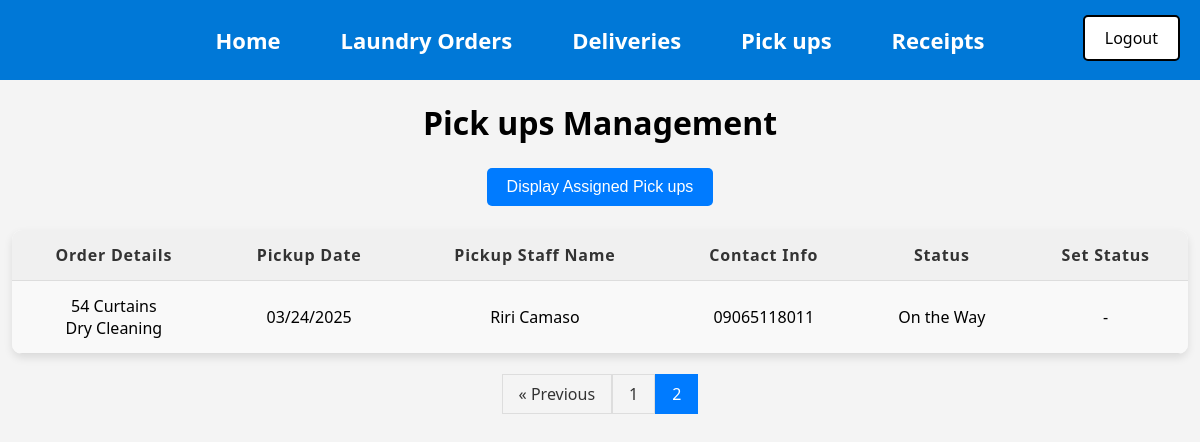
Screenshot of /User_Pick_ups.php?page=2&show_unassigned=false (signed in) with the database file from the repository.
### tables this page shows
CREATE TABLE `Pick_ups` (
  `Pick_up_ID` int(11) NOT NULL AUTO_INCREMENT,
  `Date` date DEFAULT NULL,
  `Status` varchar(250) DEFAULT NULL,
  `Pick_up_staff_name` varchar(40) DEFAULT NULL,
  `Contact_info` varchar(11) DEFAULT NULL,
  `Order_ID` int(11) NOT NULL,
  `User_ID` int(11) NOT NULL,
  PRIMARY KEY (`Pick_up_ID`),
  KEY `Laundry_Orders_Pick_ups` (`Order_ID`),
  KEY `Users_Pick_ups` (`User_ID`),
  CONSTRAINT `Laundry_Orders_Pick_ups` FOREIGN KEY (`Order_ID`) REFERENCES `Laundry_Orders` (`Order_ID`),
  CONSTRAINT `Users_Pick_ups` FOREIGN KEY (`User_ID`) REFERENCES `Users` (`User_ID`)
);

CREATE TABLE `Laundry_Orders` (
  `Order_ID` int(11) NOT NULL AUTO_INCREMENT,
  `Order_date` date NOT NULL,
  `Laundry_type` varchar(40) NOT NULL,
  `Laundry_quantity` varchar(40) NOT NULL,
  `Cleaning_type` varchar(40) NOT NULL,
  `Place` varchar(40) NOT NULL,
  `Priority_number` varchar(40) NOT NULL,
  `Status` varchar(250) DEFAULT NULL,
  `User_ID` int(11) NOT NULL,
  PRIMARY KEY (`Order_ID`),
  KEY `Users_Laundry_Orders` (`User_ID`),
  CONSTRAINT `Users_Laundry_Orders` FOREIGN KEY (`User_ID`) REFERENCES `Users` (`User_ID`)
);

### htdocs/User_Pick_ups.php (the view, shortened to what this page needs)
<?php
include("db_connect.php");
include("Menu2.php");
include("Logout.php");
$show_unassigned = isset($_GET['show_unassigned']) && $_GET['show_unassigned'] === 'true';
$results_per_page = 6;
$current_page = isset($_GET['page']) && is_numeric($_GET['page']) ? intval($_GET['page']) : 1;
$start_from = ($current_page - 1) * $results_per_page;
?>
<!DOCTYPE html>
<html lang="en">
<head>
</head>
<body>
    <h1>Pick ups Management</h1>
    <form method="GET" style="margin-bottom: 10px; text-align: center;">
        <button type="submit" class="styled-button">
            <?php echo $show_unassigned ? 'Display Active Pick ups' : 'Display Assigned Pick ups '; ?>
        </button>
    </form>
    <?php
    $sql = "SELECT Pick_ups.*, Laundry_Orders.Laundry_type, Laundry_Orders.Laundry_quantity, Laundry_Orders.Cleaning_type, Laundry_Orders.Place, Pick_ups.Pick_up_staff_name
                FROM Pick_ups
                INNER JOIN Laundry_Orders ON Pick_ups.Order_ID = Laundry_Orders.Order_ID";
    if ($show_unassigned) {
        $sql .= " WHERE Pick_ups.Status = 'Assigned'";
    } else {
        $sql .= " WHERE Pick_ups.Status IN ('Picked up', 'On the way')";
    }
    $sql .= " ORDER BY Pick_ups.Date ASC LIMIT $start_from, $results_per_page";
    $result = mysqli_query($conn, $sql);
    $total_query = "SELECT COUNT(*) AS total FROM Pick_ups INNER JOIN Laundry_Orders ON Pick_ups.Order_ID = Laundry_Orders.Order_ID";
    if ($show_unassigned) {
        $total_query .= " WHERE Pick_ups.Status IN ('Ready for Pick up', 'Assigned')";
    } else {
        $total_query .= " WHERE Pick_ups.Status IN ('Picked up', 'On the way')";
    }
    $total_result = mysqli_query($conn, $total_query);
    $total_row = mysqli_fetch_assoc($total_result);
    $total_records = $total_row['total'];
    $total_pages = ceil($total_records / $results_per_page);
    echo "<table>";
    echo "<tr>";
    echo "<th>Order Details</th>";
    echo "<th>Pickup Date</th>";
    echo "<th>Pickup Staff Name</th>";
    echo "<th>Contact Info</th>";
    echo "<th>Status</th>";
    if (!$show_unassigned) {
        echo "<th>Set Status</th>";
    }
    echo "</tr>";
    if ($result && mysqli_num_rows($result) > 0) {
        while ($row = mysqli_fetch_assoc($result)) {
            echo "<tr>";
            echo "<td>" . htmlspecialchars($row['Laundry_quantity']) . " " . htmlspecialchars($row['Laundry_type']) . " <br>" . htmlspecialchars($row['Cleaning_type']) .  "</td>";
            echo "<td>" . date('m/d/Y', strtotime($row['Date'])) . "</td>";
            echo "<td>" . htmlspecialchars($row['Pick_up_staff_name']) . "</td>";
            echo "<td>" . htmlspecialchars($row['Contact_info']) . "</td>";
            echo "<td>" . htmlspecialchars($row['Status']) . "</td>";
            if (!$show_unassigned) {
                if ($row['Status'] == 'Picked up') {
                    echo "<td>
                            <form method='POST'>
                                <input type='hidden' name='Pick_up_ID' value='" . htmlspecialchars($row['Pick_up_ID']) . "'>
                                <button type='submit' class='complete-btn'>Completed</button>
                            </form>
                          </td>";
                } else {
                    echo "<td>-</td>";
                }
            }
            echo "</tr>";
        }
    } else {
        echo "<tr><td colspan='6'>No records found.</td></tr>";
    }
    echo "</table>";
    ?>
    <div class="pagination">
        <?php
        $page_url = "User_Pick_ups.php";
        if ($current_page > 1) {
            echo "<a href='" . $page_url . "?page=" . ($current_page - 1) . "&show_unassigned=" . ($show_unassigned ? 'true' : 'false') . "'>&laquo; Previous</a>";
        }
        for ($i = 1; $i <= $total_pages; $i++) {
            if ($i == $current_page) {
                echo "<a class='active'>" . $i . "</a>";
            } else {
                echo "<a href='" . $page_url . "?page=" . $i . "&show_unassigned=" . ($show_unassigned ? 'true' : 'false') . "'>" . $i . "</a>";
            }
        }
        ?>
    </div>
</body>
</html>

### htdocs/Menu2.php (style rules this page uses)
body { font-family: 'Segoe UI', Tahoma, Geneva, Verdana, sans-serif; margin: 0; padding: 0; }

### htdocs/User_Pick_ups.php (style rules this page uses)
body { font-family: 'Segoe UI', Tahoma, Geneva, Verdana, sans-serif; background-color: #f4f4f4; margin: 0; padding: 0; color: #333; }
h1 { text-align: center; font-weight: bold; margin-bottom: 20px; color: black; }
table { width: 98%; margin: 20px auto; border-collapse: collapse; box-shadow: 0 4px 8px rgba(0, 0, 0, 0.1); background-color: #fff; border-radius: 10px; overflow: hidden; }
th, td { padding: 14px 16px; text-align: center; border-bottom: 1px solid #ddd; color: black; }
th { background-color: #f0f0f0; color: #333; font-weight: bold; letter-spacing: 0.8px; }
tr:nth-child(even) { background-color: #f9f9f9; }
.pagination { text-align: center; margin-top: 20px; }
.pagination a { display: inline-block; padding: 8px 16px; text-decoration: none; border: 1px solid #ddd; color: #333; }
.pagination a.active { background-color: #007bff; color: white; border: 1px solid #007bff; }
.styled-button { background-color: #007bff; border: none; color: white; padding: 10px 20px; text-align: center; text-decoration: none; display: inline-block; font-size: 16px; margin: 4px 2px; cursor: pointer; border-radius: 5px; transition: background-color 0.3s; }

### rows the page displays
pick_ups: Order_ID.Laundry_quantity "54", Order_ID.Laundry_type "Curtains", Order_ID.Cleaning_type "Dry Cleaning", Date "03/24/2025", Pick_up_staff_name "Riri Camaso", Contact_info "09065118011", Status "On the Way"
